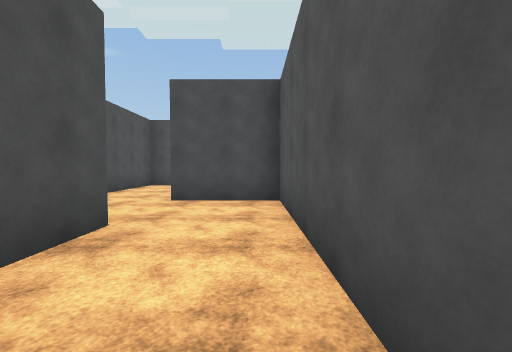
view 1 (above)

24 first-person views from a walk through a scene from a Unity 3-D project. The camera is 1.4 m above the floor, tilts 2° down and sees 90° across. The floor is counted in squares, 2 m on a side. Each view is taken from the middle of a square. On the plan, view 1 faces up. The plan holds only what a view shows up to about 9 squares ahead; the rest is blank. The place goes on beyond the plan. The player is left out. Some animated figures are left out. Some surface patterns are stand-ins.

view 2
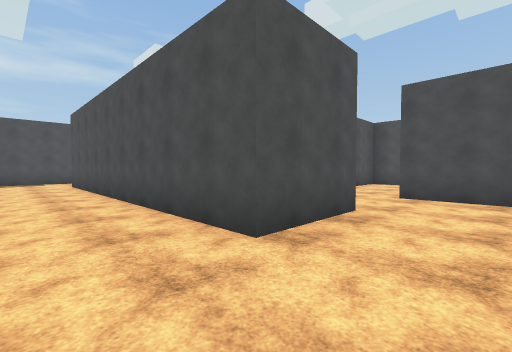

view 3
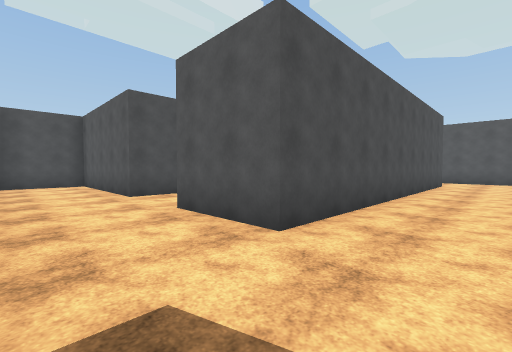

view 4
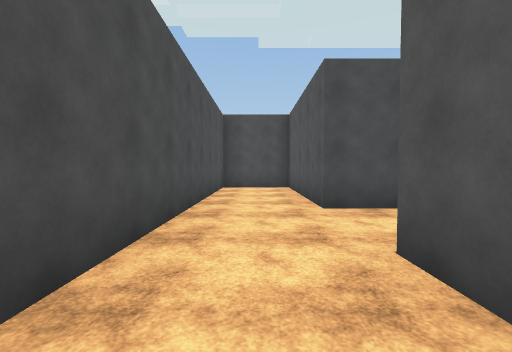

view 5
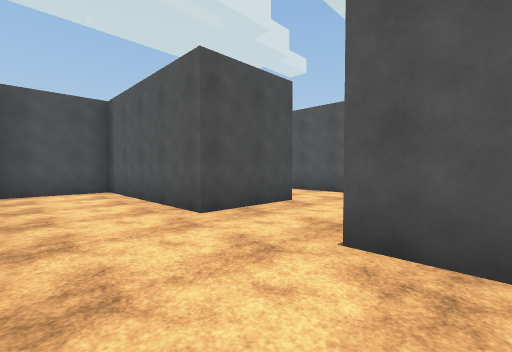

view 6
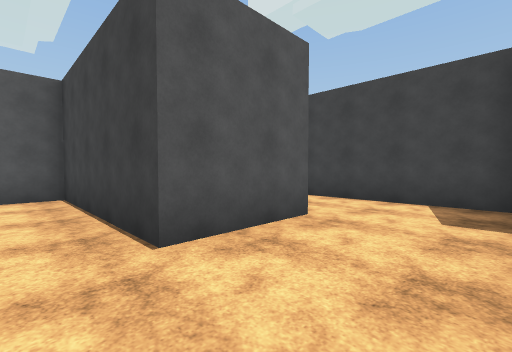

view 7
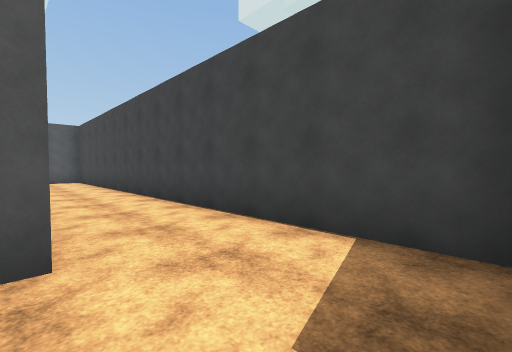

view 8
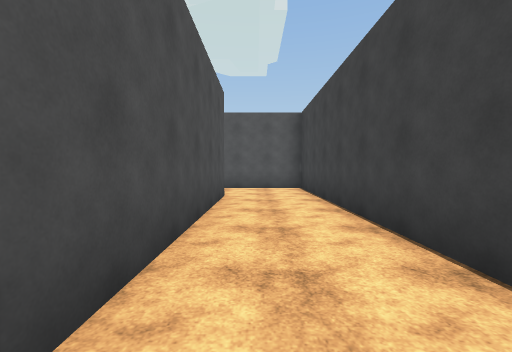

view 9
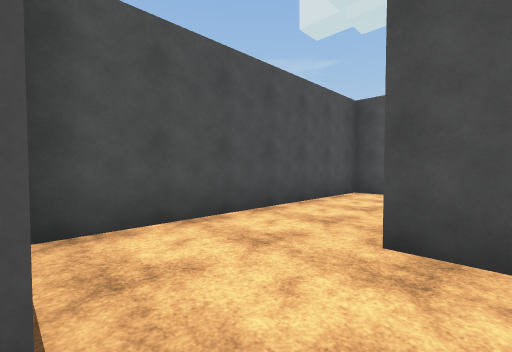

view 10
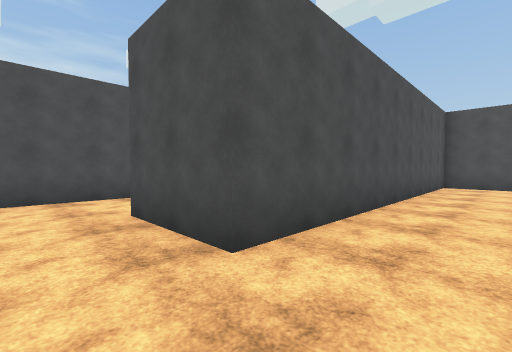

view 11
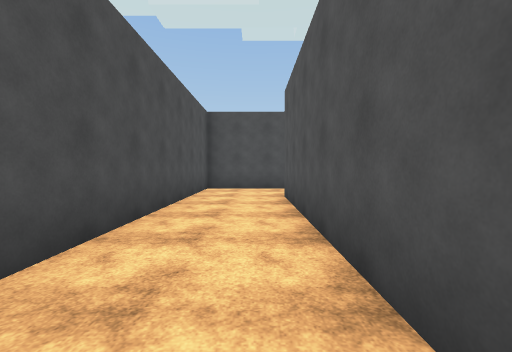

view 12
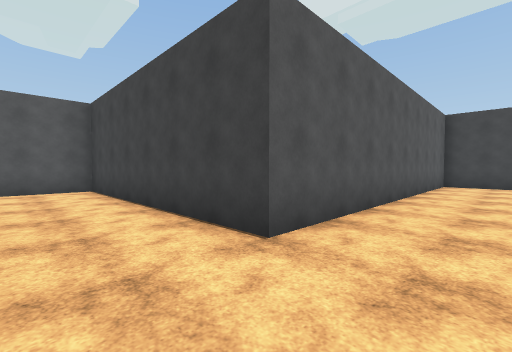

view 13
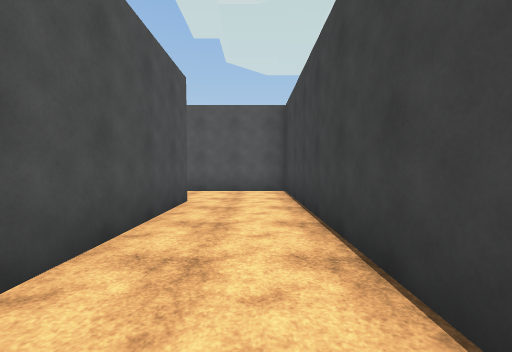

view 14
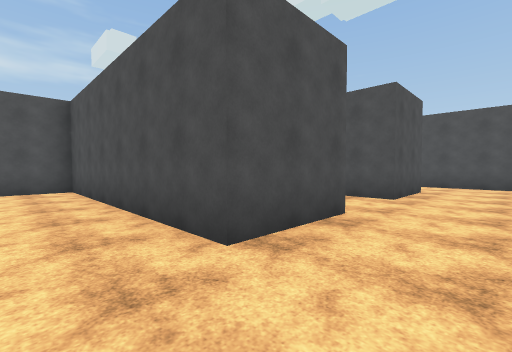

view 15
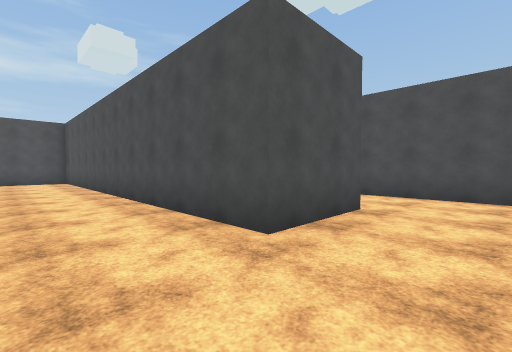

view 16
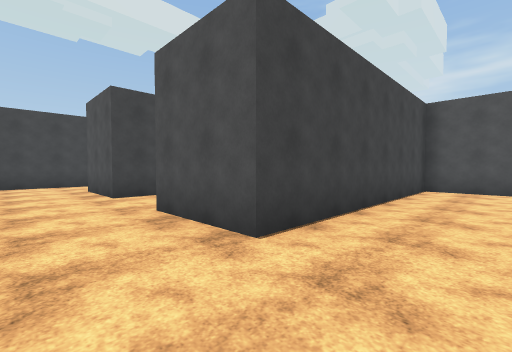

view 17
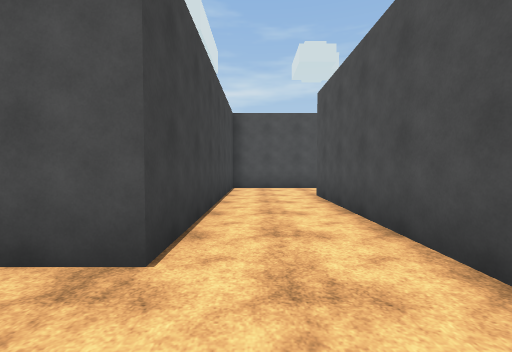

view 18
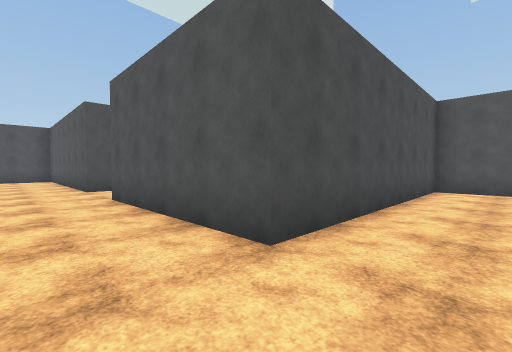

view 19
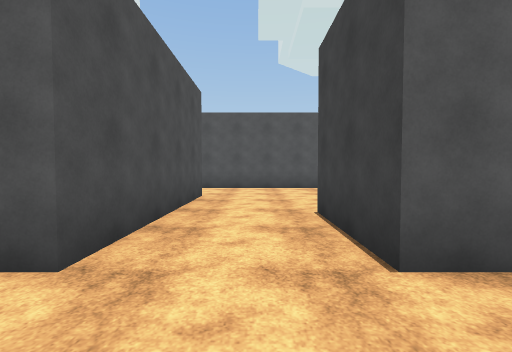

view 20
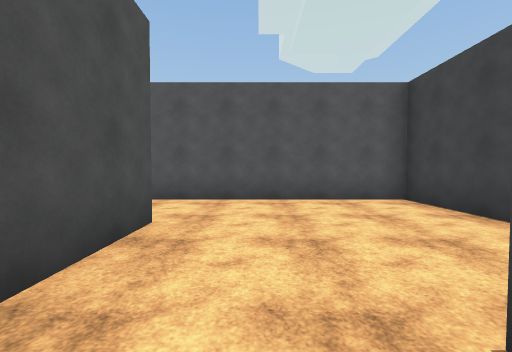

view 21
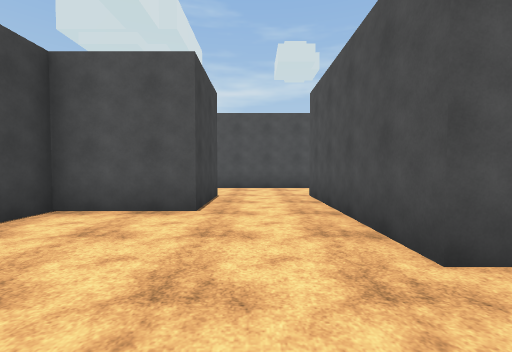

view 22
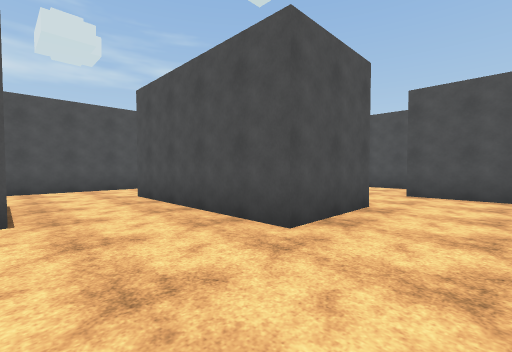

view 23
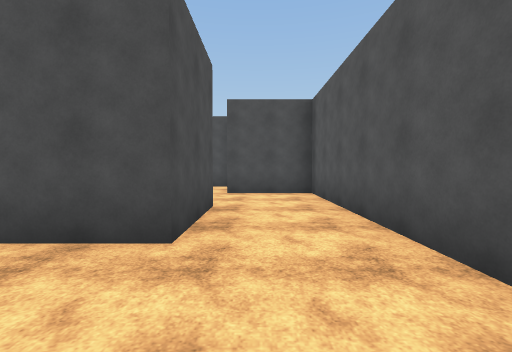

view 24
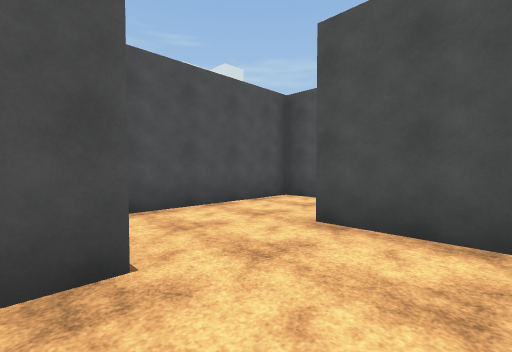

### Floor plan
Points are (right, up) in squares from view 1. A wall is a line through its corners. A room is listed if a view was taken in it or the views show most of it. See-through windows are left out.
Room 1 (views 1, 2, 3, 4, 5, 6, 7, 8, 9)
walls: (-8.6, 5.3) (-10.9, 5.3) (-10.9, 9.9) (-13.1, 9.9) (-13.1, 2); (-4, 5.5) (-4, 3.1); (-13.1, -1.5) (0.5, -1.5) (0.5, 5.3) (-1.9, 5.3); (-1.8, 3.1) (-1.8, 0.8) (-10.9, 0.8) (-10.9, 3) (-8.5, 3)
ways out: opening at (-9.5, 4.5) to room 2; opening at (-2.5, 6.5)
Room 2 (views 10, 11, 12, 13, 14)
walls: (-1.8, 14.4) (-8.6, 14.4) (-8.6, 5.3); (-8.5, 3) (-6.3, 3) (-6.3, 12.1) (0.5, 12.1) (0.5, 15.1)
ways out: opening at (-9.5, 4.5) to room 1; opening at (-0.5, 15.5) to room 3
Room 3 (views 15, 16, 17, 18, 19, 20, 21, 22, 23, 24)
walls: (-8.6, 24.1) (-8.6, 21.2) (-1.8, 21.2) (-1.8, 19) (-10.8, 19); (0.5, 21.9) (0.5, 23.5) (-6.3, 23.5) (-6.3, 28) (-4, 28) (-4, 25.8) (0.5, 25.8) (0.5, 32.4); (-2.9, 16.7) (-1.8, 16.7) (-1.8, 14.4); (-8.6, 31.2) (-8.6, 27.6); (-1.8, 32.6) (-1.8, 30.3) (-6.3, 30.3)
ways out: opening at (-0.5, 15.5) to room 2; opening at (-7.5, 30); opening at (-0.5, 31.5)

Positions as (right, up) in squares from view 1, and headings:
1: (0, 0), facing up
2: (0, -1), facing up-left
3: (-13, -1), facing up-right
4: (-12, 1), facing up
5: (-13, 2), facing up-right
6: (-13, 4), facing down-right
7: (-13, 1), facing down-right
8: (-8, 0), facing right
9: (-1, 3), facing up-left
10: (-7, 4), facing up-left
11: (-7, 6), facing up
12: (-8, 14), facing down-right
13: (-7, 13), facing right
14: (0, 13), facing up-left
15: (0, 17), facing up-left
16: (0, 23), facing down-left
17: (0, 22), facing left
18: (-8, 22), facing up-right
19: (-8, 29), facing right
20: (-5, 29), facing right
21: (0, 29), facing left
22: (0, 28), facing up-left
23: (-1, 28), facing up
24: (0, 32), facing up-left
